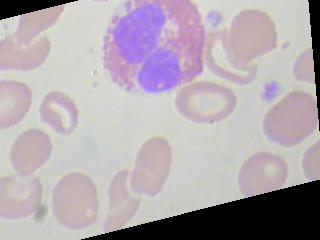
#> input picture images/TEST/EOSINOPHIL/_0_6878.jpeg, 320 x 240 px
$ python -i computer_vision.py   (imports and definitions only)   (older library calls are emulated)
#> lines starting #> are read from the running program, lines starting #| are printed output that depends on the picture; after the words box and inside, x2 and y2 are one past the last pixel; in counts of white or black regions, pixels touching at a corner belong together
import cv2
import numpy as np

def bestMatch(contours):
    index = 0; best = 0; areaMax =0;
    for contour in contours:
        approx = cv2.approxPolyDP(contour, 0.01 * cv2.arcLength(contour, True), True)
        if len(approx)>8:
            area = cv2.contourArea(contour);
            if area >= areaMax:
                areaMax = area
                best=index
        index+=1
    return best

def closingLines(image):
    kernel = cv2.getStructuringElement(cv2.MORPH_ELLIPSE, (5, 5))
    image_dil = cv2.dilate(image, kernel, iterations=1)
    return cv2.erode(image_dil, kernel, iterations=1)

def cropImage(image, contours, index_of_contour):
    mask = np.zeros_like(image)
    #mask = cv2.drawContours(mask, contours, index_of_contour, 255, -1)
    (x,y),radius = cv2.minEnclosingCircle(contours[index_of_contour])
    center = (int(x), int(y))
    mask =cv2.circle(mask, center, int(radius), 255, -1)
    mask[:, :, 1] = mask[:,:,0]
    mask[:, :, 2] = mask[:, :, 0]
    ret_val = np.zeros_like(image)
    ret_val[mask == 255] = image[mask == 255]
    return ret_val

def findWBC(image):

    green_channel = image[:, :, 2]
    #izdvajamo najtamnije delove slike , jer su leukociti najtamniji
    ret, image_bin = cv2.threshold(green_channel, 150, 255, cv2.THRESH_BINARY)

    #nadji ivice od svih tamnih delova slike
    image_with_edges = cv2.Canny(image_bin, 5, 200)
    closed_image = closingLines(image_with_edges)


    img, contours, hierarchy = cv2.findContours(closed_image, cv2.RETR_LIST, cv2.CHAIN_APPROX_SIMPLE)
    cropped_image = np.zeros_like(image)
    if len(contours) != 0:
        bestContourIndex = bestMatch(contours)
        cropped_image = cropImage(image, contours, bestContourIndex)

    return cropped_image

>>> import cv2
>>> picture = cv2.imread('images/TEST/EOSINOPHIL/_0_6878.jpeg')
#> picture is the input picture: shape (240, 320, 3); mean B, G, R 173.6, 167.5, 176.4
>>> result = findWBC(picture)
#> in findWBC, `green_channel = image[:, :, 2]`:
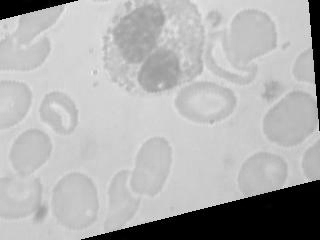
#> green_channel: shape (240, 320); min 0, max 239, mean 176.4
#> in findWBC, `ret, image_bin = cv2.threshold(green_channel, 150, 255, cv2.THRESH_BIN..`:
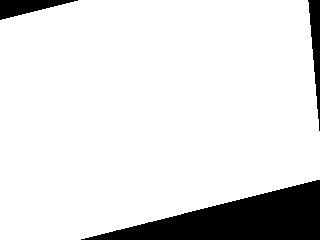
#> image_bin: shape (240, 320); 88.4% white; 3 black regions, box (x1, y1, x2, y2) and area: (81, 180, 320, 240) 7296, (0, 0, 78, 20) 800, (308, 0, 320, 131) 797
#> in findWBC, `image_with_edges = cv2.Canny(image_bin, 5, 200)`: image_with_edges: shape (240, 320); 0.58% white in thin lines or dots
#> in closingLines, `image_dil = cv2.dilate(image, kernel, iterations=1)`:
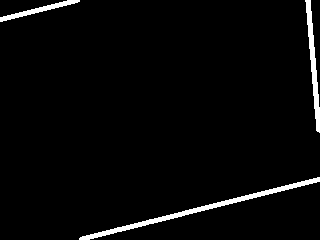
#> image_dil: shape (240, 320); 2.9% white; 3 white regions, box (x1, y1, x2, y2) and area: (79, 177, 320, 240) 1194, (305, 0, 320, 133) 667, (0, 0, 80, 22) 384
#> in closingLines, `return cv2.erode(image_dil, kernel, iterations=1)`: returned value: shape (240, 320); 0.65% white in thin lines or dots
#> in findWBC, `img, contours, hierarchy = cv2.findContours(closed_image, cv2.RETR_LIS..`: contours = 3 contours, 2 with area under 20; largest, box (x1, y1, x2, y2) and area: (307, 0, 320, 131) 31
#> the loop in bestMatch, `for contour in contours:` made 3 passes
#> approx on passes 1 to 3: [[319, 179], [81, 239]], [[307, 0], [319, 130]], [[77, 0], [69, 0], [66, 3], [0, 19]]
#> after the loop in bestMatch, `for contour in contours:`: areaMax = 0; index = 3
#> in findWBC, `bestContourIndex = bestMatch(contours)`: bestContourIndex = 0
#> in cropImage, `(x,y),radius = cv2.minEnclosingCircle(contours[index_of_contour])`: x = 200; y = 209; radius = 122.7
#> in cropImage, `center = (int(x), int(y))`: center = (200, 209)
#> in cropImage, `mask =cv2.circle(mask, center, int(radius), 255, -1)`:
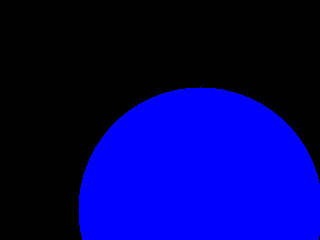
#> mask: shape (240, 320, 3); mean of channels 0, 1, 2 101.7, 0, 0; drawn as B, G, R
#> in cropImage, `mask[:, :, 1] = mask[:,:,0]`:
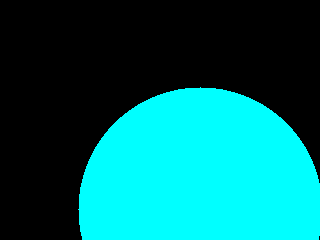
#> mask: shape (240, 320, 3); mean of channels 0, 1, 2 101.7, 101.7, 0; drawn as B, G, R
#> in cropImage, `mask[:, :, 2] = mask[:, :, 0]`:
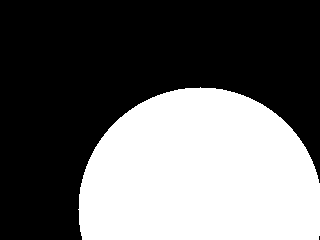
#> mask: shape (240, 320, 3); 39.9% white; 1 white region, box (x1, y1, x2, y2) and area: (78, 87, 320, 240) 30638
#> in cropImage, `ret_val[mask == 255] = image[mask == 255]`:
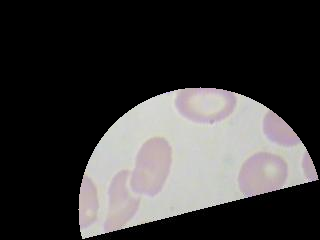
#> ret_val: shape (240, 320, 3); mean B, G, R 59, 59.4, 61

$ run again, on images/TEST/EOSINOPHIL/_10_1367.jpeg
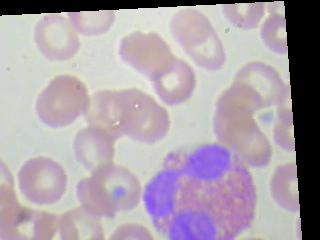
#> input picture images/TEST/EOSINOPHIL/_10_1367.jpeg, 320 x 240 px
#> picture is the input picture: shape (240, 320, 3); mean B, G, R 170.4, 161.4, 171.9
#> in findWBC, `ret, image_bin = cv2.threshold(green_channel, 150, 255, cv2.THRESH_BIN..`:
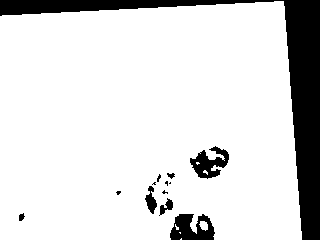
#> image_bin: shape (240, 320); 86.1% white; 13 black regions (6 under 20 px), largest, box (x1, y1, x2, y2) and area: (0, 0, 320, 240) 8813, (170, 214, 215, 240) 811, (190, 146, 229, 179) 665
#> image_with_edges: shape (240, 320); 1.4% white in thin lines or dots
#> image_dil: shape (240, 320); 7.1% white; 6 white regions, box (x1, y1, x2, y2) and area: (0, 0, 304, 240) 2610, (187, 144, 231, 181) 940, (143, 171, 177, 218) 906, (167, 211, 217, 240) 811, (16, 211, 27, 223) 105, (114, 188, 123, 197) 63
#> contours = 21 contours, 5 with area under 20; largest, box (x1, y1, x2, y2) and area: (189, 146, 229, 179) 843, (190, 151, 228, 178) 455, (145, 174, 173, 216) 346, (169, 213, 215, 240) 300, (145, 194, 157, 211) 124
#> the loop in bestMatch, `for contour in contours:` made 21 passes
#> (area, areaMax) on passes 2, 4, 5, 12, 17, 20: (58.5, 58.5), (60, 60), (300, 300), (345.5, 345.5), (455, 455), (843, 843)
#> after the loop in bestMatch, `for contour in contours:`: areaMax = 843; best = 19; index = 21
#> bestContourIndex = 19
#> x = 209; y = 159.6; radius = 20.08
#> center = (209, 159)
#> in cropImage, `mask[:, :, 2] = mask[:, :, 0]`:
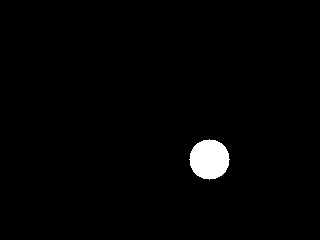
#> mask: shape (240, 320, 3); 1.6% white; 1 white region, box (x1, y1, x2, y2) and area: (189, 139, 230, 180) 1257

$ run again, on images/TEST/EOSINOPHIL/_11_9385.jpeg
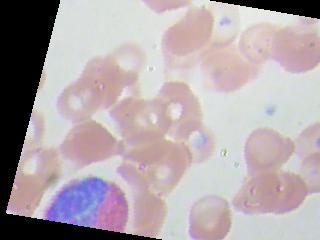
#> input picture images/TEST/EOSINOPHIL/_11_9385.jpeg, 320 x 240 px
#> picture is the input picture: shape (240, 320, 3); mean B, G, R 170.2, 166.3, 176.9
#> in findWBC, `ret, image_bin = cv2.threshold(green_channel, 150, 255, cv2.THRESH_BIN..`:
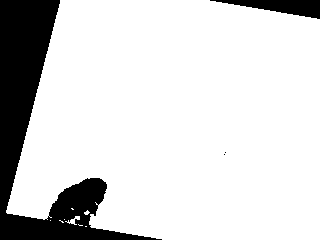
#> image_bin: shape (240, 320); 84.1% white; 4 black regions (2 under 20 px), largest, box (x1, y1, x2, y2) and area: (0, 0, 162, 240) 11111, (210, 0, 320, 19) 1071
#> image_with_edges: shape (240, 320); 0.89% white in thin lines or dots
#> image_dil: shape (240, 320); 4.5% white; 4 white regions, box (x1, y1, x2, y2) and area: (3, 0, 164, 240) 2841, (208, 0, 320, 21) 538, (221, 149, 229, 158) 58, (69, 205, 76, 212) 35
#> contours = 4 contours, 3 with area under 20; largest, box (x1, y1, x2, y2) and area: (5, 0, 162, 240) 228
#> the loop in bestMatch, `for contour in contours:` made 4 passes
#> (area, areaMax, best) on pass 4: (228, 228, 3)
#> after the loop in bestMatch, `for contour in contours:`: areaMax = 228; best = 3; index = 4
#> bestContourIndex = 3
#> x = 100.7; y = 123.5; radius = 130.3
#> center = (100, 123)
#> in cropImage, `ret_val[mask == 255] = image[mask == 255]`:
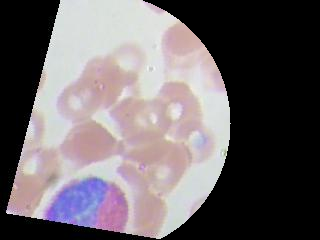
#> ret_val: shape (240, 320, 3); mean B, G, R 104, 100.5, 107.5
